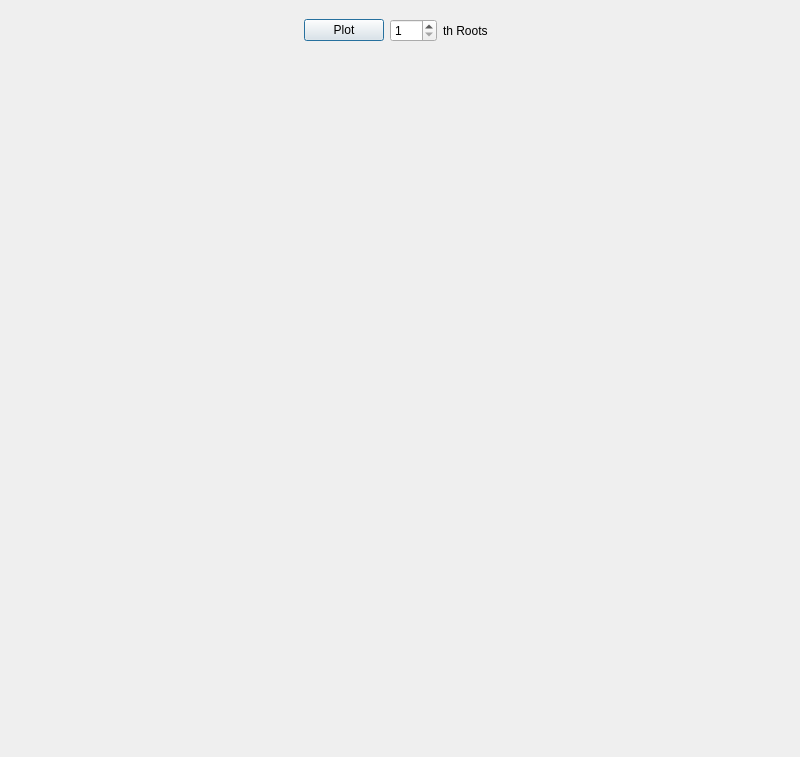
<?xml version="1.0" encoding="UTF-8"?>
<ui version="4.0">
 <class>Dialog</class>
 <widget class="QDialog" name="Dialog">
  <property name="geometry">
   <rect>
    <x>0</x>
    <y>0</y>
    <width>800</width>
    <height>757</height>
   </rect>
  </property>
  <property name="windowTitle">
   <string>Roots of Unity</string>
  </property>
  <widget class="QWidget" name="verticalLayoutWidget">
   <property name="geometry">
    <rect>
     <x>10</x>
     <y>50</y>
     <width>771</width>
     <height>691</height>
    </rect>
   </property>
   <layout class="QVBoxLayout" name="InsertGraph"/>
  </widget>
  <widget class="QWidget" name="horizontalLayoutWidget">
   <property name="geometry">
    <rect>
     <x>10</x>
     <y>10</y>
     <width>771</width>
     <height>41</height>
    </rect>
   </property>
   <layout class="QHBoxLayout" name="horizontalLayout_3">
    <item>
     <spacer name="horizontalSpacer">
      <property name="orientation">
       <enum>Qt::Horizontal</enum>
      </property>
      <property name="sizeHint" stdset="0">
       <size>
        <width>40</width>
        <height>20</height>
       </size>
      </property>
     </spacer>
    </item>
    <item>
     <widget class="QPushButton" name="MakeRootButton">
      <property name="text">
       <string>Plot</string>
      </property>
     </widget>
    </item>
    <item>
     <widget class="QSpinBox" name="NthRoot">
      <property name="minimum">
       <number>1</number>
      </property>
      <property name="maximum">
       <number>100</number>
      </property>
     </widget>
    </item>
    <item>
     <widget class="QLabel" name="label">
      <property name="text">
       <string>th Roots</string>
      </property>
     </widget>
    </item>
    <item>
     <spacer name="horizontalSpacer_2">
      <property name="orientation">
       <enum>Qt::Horizontal</enum>
      </property>
      <property name="sizeHint" stdset="0">
       <size>
        <width>40</width>
        <height>20</height>
       </size>
      </property>
     </spacer>
    </item>
   </layout>
  </widget>
 </widget>
 <resources/>
 <connections/>
</ui>
